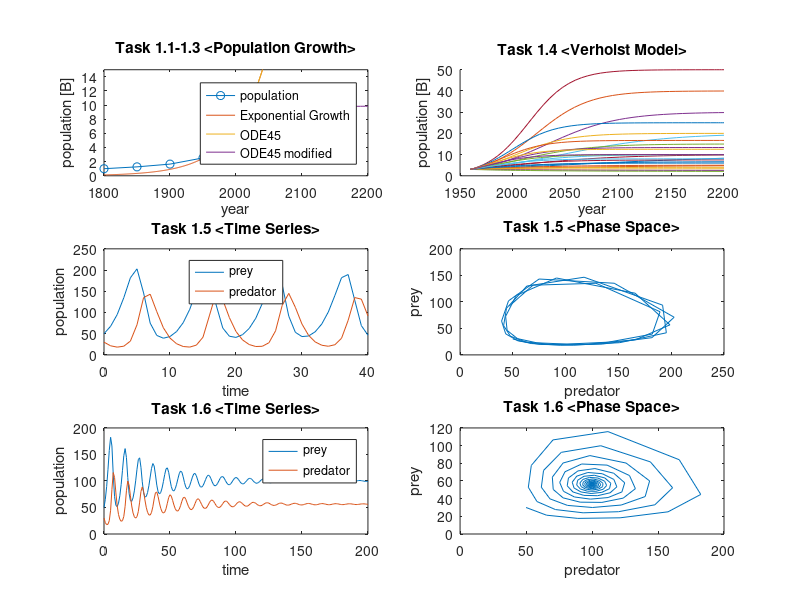

MATLAB code for this plot:
% SCC Week 01 - Gabriel Nadler - Stephanie Bernhard
figure('Renderer', 'painters', 'Position', [300 200 1100 1200])
% Task 1.1
growth = 0.02; % b - m
t = [1800, 1850, 1900, 1950:5:2015];
p = [1, 1.262, 1.650, 2.525, 2.758, 3.018, 3.322, 3.682, 4.061, 4.440, 4.853, 5.310, 5.735, 6.127, 6.520, 6.930, 7.349];
subplot(3, 2, 1)
plot(t, p, '-o')
title('Task 1.1-1.3 <Population Growth>')
hold

t0 = 1960;
y0 = 3.018;
t = 1800:2200;
fn = @(t) y0 * exp(growth * (t - t0));

% Plot growth curve
d = arrayfun(fn, t);
plot(t, d)
ylim([0 15])
xlim([1800 2200])

% Plot growth curve by solving diff. equation
[t, d] = ode45(@(t, y) growth*y, [t0 2200], y0);
% This curve is on top of the previous one
plot(t, d);

%Task 1.3
g = 0.029;
p = 2.941 * 10^-3;
fn = @(t, y) (g - p*y) * y;

[t, d] = ode45(fn,[t0 2200], y0);
plot(t, d)

legend('population', 'Exponential Growth', 'ODE45 ', 'ODE45 modified', 'Location', 'southeast')
xlabel('year')
ylabel('population [B]')

% Task 1.4
subplot(3, 2, 2)
g = 0.01:0.01:0.05;
p = 0.001 : 0.001 : 0.005;
hold
for i=g
    for j=p
        [tx, dx] = ode45(@(t, y) (i - j*y) * y,[t0 2200], y0);
        plot(tx, dx)
    end
end
title('Task 1.4 <Verholst Model>')
xlabel('year')
ylabel('population [B]')
hold off

% Task 1.5
g1 = 0.5;
g2 = 0.8;
g3 = 0.008;
t = 0:40;
y0 = [ 50 30];

fns = @(t, y) [ 
    g1*y(1) - g3 * y(1) * y(2)
    -g2*y(2)+g3*y(1)*y(2) 
];

[t, d] = ode45(fns, t, y0);

subplot(3, 2, 3)
plot(t, d)
title('Task 1.5 <Time Series>')
legend('prey', 'predator', 'Location', 'north')
xlabel('time')
ylabel('population')

subplot(3, 2, 4)
plot(d(:,1),d(:,2))
title('Task 1.5 <Phase Space>')
ylabel('prey')
xlabel('predator')
% It forms roughly a circle, which means the populations are circling
% around a fixed point (where the populations stop fluctuating) without
% ever reaching it

% Task 1.6
g1 = 0.5;
g2 = 0.8;
g3 = 0.008;
g4=5 * 10^-4;
t = 0:200;
y0 = [ 50 30];


fns = @(t, y) [ 
    g1*y(1) - g3 * y(1) * y(2) - g4 * y(1)^2 
    -g2*y(2)+g3*y(1)*y(2) 
];

[t, d] = ode45(fns, t, y0);


subplot(3, 2, 5)
plot(t, d)
title('Task 1.6 <Time Series>')
legend('prey', 'predator')
xlabel('time')
ylabel('population')

subplot(3, 2, 6)
plot(d(:,1),d(:,2))
title('Task 1.6 <Phase Space>')
ylabel('prey')
xlabel('predator')
% Due to the additional term the populations approach and reach the fixed
% point instead of never settling like before
